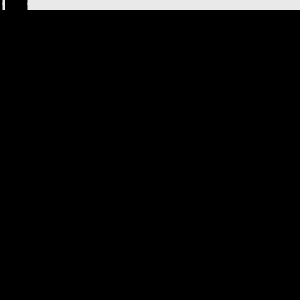
Frame 1 (no input)
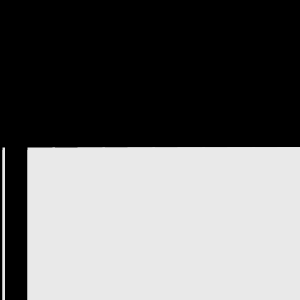
Frame 60 (no input)
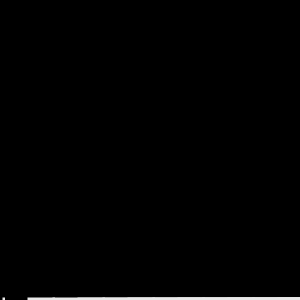
Frame 120 (the mouse pressed at the canvas centre since frame 60)

The p5.js sketch that drew these frames (run headless with seeded random() and noise() and a simulated clock; from frame 60 on, the mouse is pressed at the canvas centre):

// p5.js sketch
// ── sketch.js
var rows = [];
var columns = [];
var step = 5;
var once = true;
var drop;
var droplets = [];
var water = [];
var waterLevel = 0;
var g = 255;
var b = 0;

function setup() {
  createCanvas(300, 300);
  background(0);
  
  for (var i = 0; i < 300/step; i++) {
    rows.push(i*step);
    columns.push(i*step);
  }
  
  for (var i = 0; i < columns.length; i = i+step) {
      droplets.push(new Drop(step/2 + (i * step), 0, step/2 + (i * step), step));
      for (var j = 0; j < rows.length; j = j+step) {
        
      }
    }

}

function draw() {
  background(0);
  
  for (var i = 0; i < columns.length/step; i++) {
      droplets[i].show();
      droplets[i].drip();
  }
}

function Drop(x1, y1, x2, y2) {
  this.x1 = x1;
  this.y1 = y1;
  this.x2 = x2;
  this.y2 = y2;
  this.dead = false;
}

Drop.prototype.drip = function() {
  this.y1 += step/2;
  this.y2 += step/2;
  this.gone();

  if (!this.dead) {
    this.show();
  } else {
    water.push(waterLevel++);
    showWater();
    g = 255;
    b = 0;
  }
}

Drop.prototype.show = function() {
  noStroke();
  fill(233);
  rect(this.x1, this.y1, this.x2, this.y2);
}

Drop.prototype.gone = function() {
  if (this.y1 > height) {
    this.dead = true;
  }
}

function showWater() {
  for (var i = 0; i < water.length; i++) {
    if ((g - i*1.2) <=0) {
      b = b + i*1.2;
      stroke(0, 0, b);
      print("blue" + b);
    } else {
      g = g - i*1.2;
      stroke(0, g, 0);
    }
    line(0, height - 1 - i, width, 300 - 1 -i);
  }
}
